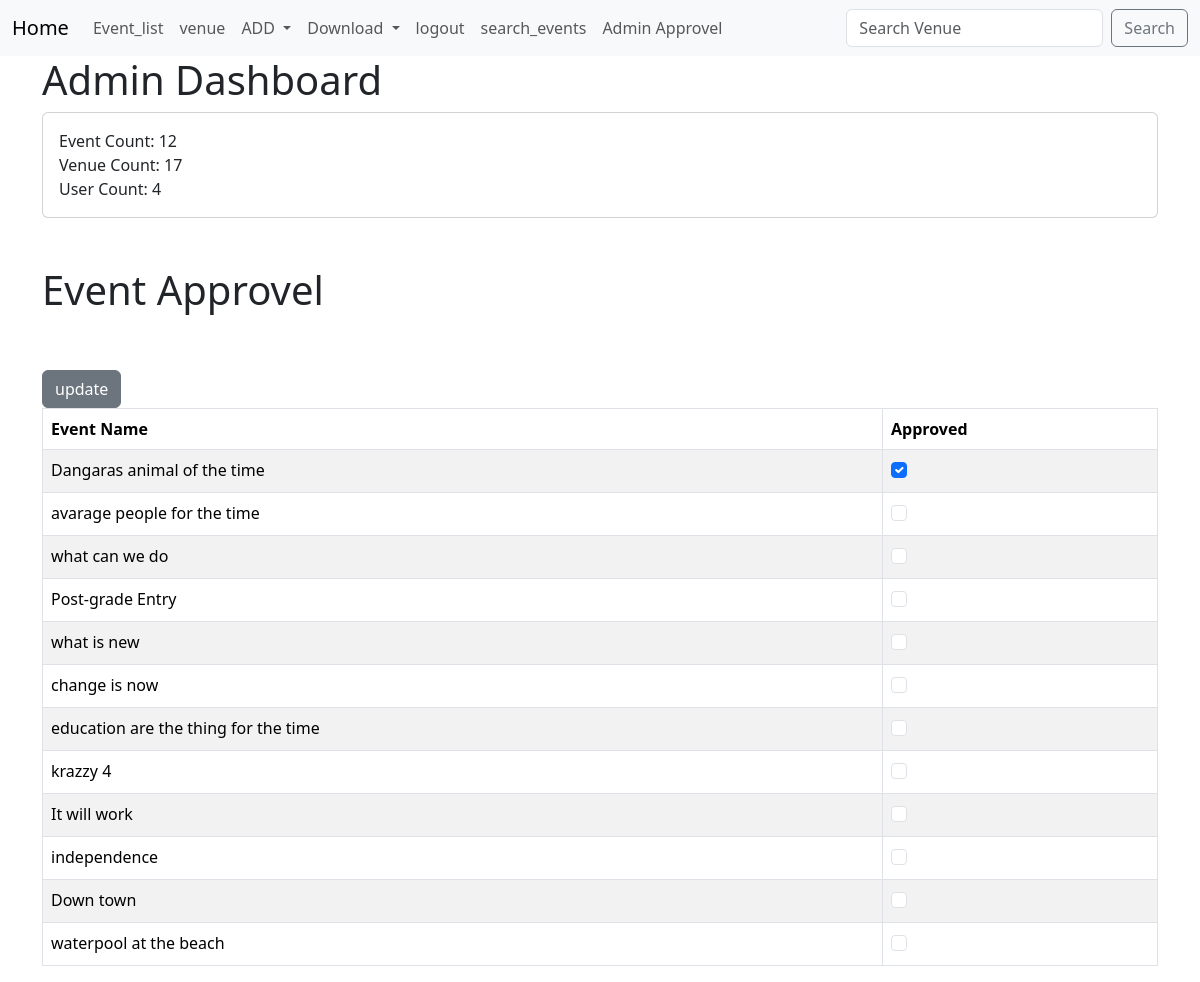
Screenshot of /step1/admin_approvel (signed in) with the database file from the repository.
### step1/models.py (models this page shows, shortened)
class Event(models.Model):
    name = models.CharField('Event Name', max_length=120)
    event_date = models.DateTimeField('Event_date')
    venue = models.ForeignKey(Venue, blank=True, null=True, on_delete=models.CASCADE)
    manager = models.ForeignKey(User, blank=True, null=True, on_delete=models.SET_NULL)
    description = models.TextField(blank=True)
    attendees = models.ManyToManyField(MyclubUser, blank=True)
    approved = models.BooleanField('Approved', default=False)
    def __str__(self):
        return self.name

### step1/views.py (the view)
# urls.py: path("admin_approvel", views.admin_approvel, name="admin_approvel")
def admin_approvel(request):
    event_list = Event.objects.all().order_by("-event_date")
    event_count = Event.objects.all().count()
    venue_count = Venue.objects.all().count()
    user_count = User.objects.all().count()
    if request.user.is_superuser:
        if request.method == "POST":
            id_list = request.POST.getlist('boxes')
            event_list.update(approved=False)
            for x in id_list:
                Event.objects.filter(pk=int(x)).update(approved=True)
            messages.success(request, "Event list Approvel")
            return redirect('step1:event_list')
        else:
            return render(request, "step1/admin_approval.html",{
                "event_list" : event_list,
                "event_count": event_count,
                "venue_count": venue_count,
                "user_count" : user_count
            })
    else:
        messages.success(request, "You are not authorized to use this page.")
        return redirect('step1:index')

### step1/templates/step1/admin_approval.html (shortened to what this page needs)
{% extends 'step1/layout.html' %}
{% block body %}
    <h1>Admin Dashboard</h1>
    <form action="" method=POST>
<div class="card">
  <div class="card-body">
    Event Count: {{ event_count }}<br/>
    Venue Count: {{ venue_count }}<br/>
    User Count:  {{ user_count }}<br/>
  </div>
</div>
<br/><br/>
<h1>Event Approvel</h1>
<br/>
            <table class="table table-striped table-hover table-bordered">
            <thead>
                <tr>
                <th scope="col">Event Name</th>
                <th scope="col">Approved</th>
                </tr>
            </thead>
            <tbody>
            {% for event in event_list %}
            <tr>
                <td>{{ event }} <br/></td>
                <td>
                    {% if event.approved %}
                        <div class="form-check">
                            <input class="form-check-input" type="checkbox" checked="checked" value={{ event.id}} name="boxes">
                        </div>
                    {% else %}
                        <div class="form-check">
                            <input class="form-check-input" type="checkbox" value={{ event.id}} name="boxes">
                        </div>
                    {% endif %}
                </td>
                </tr>
                {% endfor %}
                </tbody>
<br/>
<button class='btn btn-secondary' type="submit">
    update
</button>
<br/>
{% endblock %}

### step1/templates/step1/layout.html (shortened to what this page needs)
<!doctype html>
<html lang="en">
  <head>
    <link href="https://cdn.jsdelivr.net/npm/bootstrap@5.3.3/dist/css/bootstrap.min.css" rel="stylesheet">
  </head>
  <body>
    {% include 'step1/navbar.html' %}
      <div class="container">
        {% block body %}
        {% endblock %}
      </div>
  </body>
</html>

### step1/templates/step1/navbar.html (shortened to what this page needs)
<nav class="navbar navbar-expand-lg bg-body-tertiary">
  <div class="container-fluid">
    <a class="navbar-brand" href="{% url 'step1:index' %}">Home</a>
    <div class="collapse navbar-collapse" id="navbarSupportedContent">
      <ul class="navbar-nav me-auto mb-2 mb-lg-0">
       <li class="nav-item">
          <a class="nav-link" href="{% url 'step1:event_list'%}">Event_list</a>
        </li>
        <li class="nav-item">
          <a class="nav-link" href="{% url 'step1:list_venue'%}">venue</a>
        </li>
 <li class="nav-item dropdown">
          <a class="nav-link dropdown-toggle" href="#" role="button" data-bs-toggle="dropdown" aria-expanded="false">
            ADD
          </a>
        <li class="nav-item dropdown">
          <a class="nav-link dropdown-toggle" href="#" role="button" data-bs-toggle="dropdown" aria-expanded="false">
            Download
          </a>
      {% if user.is_authenticated %}
         <li class="nav-item">
          <a class="nav-link" href="{% url 'logout_user'%}">logout</a>
        </li>
      {% endif %}
      <li class="nav-item">
          <a class="nav-link" href="{% url 'step1:search_events'%}">search_events</a>
        </li>
      {% if user.is_superuser %}
        <li class="nav-item">
          <a class="nav-link" href="{% url 'step1:admin_approvel' %}">Admin Approvel</a>
        </li>
      {% endif %}
      </ul>
      <form class="d-flex" method=POST action="{% url 'step1:search_venues'%}" >
          <input class="form-control me-2" type="search" placeholder="Search Venue" aria-label="Search" name="searched">
          <button class="btn btn-outline-secondary" type="submit">Search</button>
      </form>
    </div>
  </div>
</nav>

### rows the page displays
Event: name "Dangaras animal of the time"
Event: name "avarage people for the time"
Event: name "what can we do"
Event: name "Post-grade Entry"
Event: name "what is new"
Event: name "change is now"
Event: name "education are the thing for the time"
Event: name "krazzy 4"
Event: name "It will work"
Event: name "independence"
Event: name "Down town"
Event: name "waterpool at the beach"

### other values shown
{{ event_count }} "12"
{{ venue_count }} "17"
{{ user_count }} "4"
